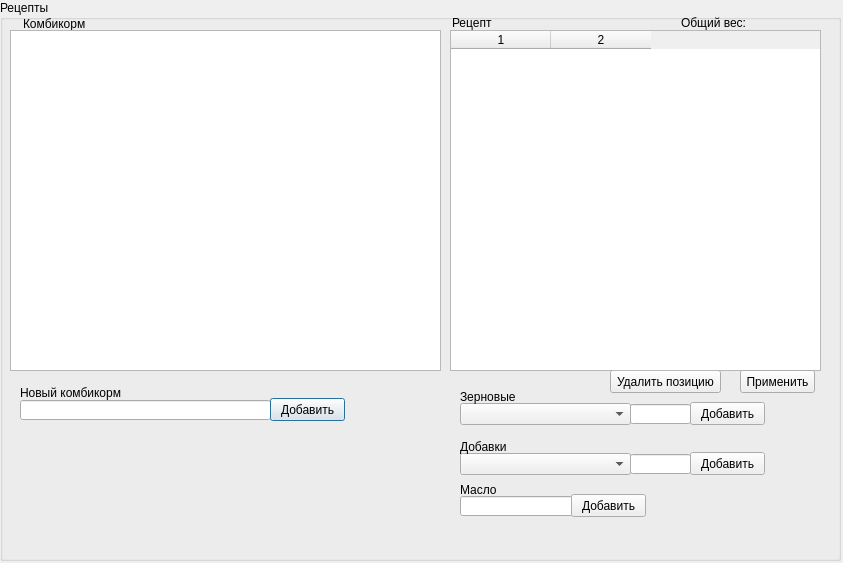
<?xml version="1.0" encoding="UTF-8"?>
<ui version="4.0">
 <class>Dialog_recept</class>
 <widget class="QDialog" name="Dialog_recept">
  <property name="geometry">
   <rect>
    <x>0</x>
    <y>0</y>
    <width>843</width>
    <height>563</height>
   </rect>
  </property>
  <property name="windowTitle">
   <string>Dialog</string>
  </property>
  <widget class="QGroupBox" name="groupBox">
   <property name="geometry">
    <rect>
     <x>0</x>
     <y>0</y>
     <width>841</width>
     <height>561</height>
    </rect>
   </property>
   <property name="title">
    <string>Рецепты</string>
   </property>
   <widget class="QComboBox" name="combozerno">
    <property name="geometry">
     <rect>
      <x>460</x>
      <y>403</y>
      <width>171</width>
      <height>22</height>
     </rect>
    </property>
   </widget>
   <widget class="QLineEdit" name="linezerno">
    <property name="geometry">
     <rect>
      <x>630</x>
      <y>404</y>
      <width>61</width>
      <height>20</height>
     </rect>
    </property>
   </widget>
   <widget class="QComboBox" name="combodobavka">
    <property name="geometry">
     <rect>
      <x>460</x>
      <y>453</y>
      <width>171</width>
      <height>22</height>
     </rect>
    </property>
   </widget>
   <widget class="QLineEdit" name="linedobavka">
    <property name="geometry">
     <rect>
      <x>630</x>
      <y>454</y>
      <width>61</width>
      <height>20</height>
     </rect>
    </property>
   </widget>
   <widget class="QLabel" name="label">
    <property name="geometry">
     <rect>
      <x>460</x>
      <y>389</y>
      <width>91</width>
      <height>16</height>
     </rect>
    </property>
    <property name="text">
     <string>Зерновые</string>
    </property>
   </widget>
   <widget class="QLabel" name="label_3">
    <property name="geometry">
     <rect>
      <x>460</x>
      <y>439</y>
      <width>81</width>
      <height>16</height>
     </rect>
    </property>
    <property name="text">
     <string>Добавки</string>
    </property>
   </widget>
   <widget class="QLineEdit" name="linekorm">
    <property name="geometry">
     <rect>
      <x>20</x>
      <y>400</y>
      <width>251</width>
      <height>20</height>
     </rect>
    </property>
   </widget>
   <widget class="QPushButton" name="btnaddkorm">
    <property name="geometry">
     <rect>
      <x>270</x>
      <y>398</y>
      <width>75</width>
      <height>23</height>
     </rect>
    </property>
    <property name="text">
     <string>Добавить</string>
    </property>
   </widget>
   <widget class="QLineEdit" name="linemaslo">
    <property name="geometry">
     <rect>
      <x>460</x>
      <y>496</y>
      <width>113</width>
      <height>20</height>
     </rect>
    </property>
   </widget>
   <widget class="QLabel" name="label_5">
    <property name="geometry">
     <rect>
      <x>460</x>
      <y>482</y>
      <width>81</width>
      <height>16</height>
     </rect>
    </property>
    <property name="text">
     <string>Масло</string>
    </property>
   </widget>
   <widget class="QLabel" name="label_6">
    <property name="geometry">
     <rect>
      <x>23</x>
      <y>16</y>
      <width>91</width>
      <height>16</height>
     </rect>
    </property>
    <property name="text">
     <string>Комбикорм</string>
    </property>
   </widget>
   <widget class="QLabel" name="label_7">
    <property name="geometry">
     <rect>
      <x>20</x>
      <y>385</y>
      <width>151</width>
      <height>16</height>
     </rect>
    </property>
    <property name="text">
     <string>Новый комбикорм</string>
    </property>
   </widget>
   <widget class="QLabel" name="label_8">
    <property name="geometry">
     <rect>
      <x>452</x>
      <y>15</y>
      <width>91</width>
      <height>16</height>
     </rect>
    </property>
    <property name="text">
     <string>Рецепт</string>
    </property>
   </widget>
   <widget class="QPushButton" name="btnaddzerno">
    <property name="geometry">
     <rect>
      <x>690</x>
      <y>402</y>
      <width>75</width>
      <height>23</height>
     </rect>
    </property>
    <property name="text">
     <string>Добавить</string>
    </property>
   </widget>
   <widget class="QPushButton" name="btnadddobavka">
    <property name="geometry">
     <rect>
      <x>690</x>
      <y>452</y>
      <width>75</width>
      <height>23</height>
     </rect>
    </property>
    <property name="text">
     <string>Добавить</string>
    </property>
   </widget>
   <widget class="QPushButton" name="btnaddmaslo">
    <property name="geometry">
     <rect>
      <x>571</x>
      <y>494</y>
      <width>75</width>
      <height>23</height>
     </rect>
    </property>
    <property name="text">
     <string>Добавить</string>
    </property>
   </widget>
   <widget class="QPushButton" name="btndelete">
    <property name="geometry">
     <rect>
      <x>610</x>
      <y>370</y>
      <width>111</width>
      <height>23</height>
     </rect>
    </property>
    <property name="text">
     <string>Удалить позицию</string>
    </property>
   </widget>
   <widget class="QListWidget" name="listwidgetkorm">
    <property name="geometry">
     <rect>
      <x>10</x>
      <y>30</y>
      <width>431</width>
      <height>341</height>
     </rect>
    </property>
   </widget>
   <widget class="QTableWidget" name="tablerecept">
    <property name="geometry">
     <rect>
      <x>450</x>
      <y>30</y>
      <width>371</width>
      <height>341</height>
     </rect>
    </property>
    <property name="columnCount">
     <number>2</number>
    </property>
    <column/>
    <column/>
   </widget>
   <widget class="QPushButton" name="savebtn">
    <property name="geometry">
     <rect>
      <x>740</x>
      <y>370</y>
      <width>75</width>
      <height>23</height>
     </rect>
    </property>
    <property name="text">
     <string>Применить</string>
    </property>
   </widget>
   <widget class="QLabel" name="label_allweight">
    <property name="geometry">
     <rect>
      <x>681</x>
      <y>13</y>
      <width>151</width>
      <height>20</height>
     </rect>
    </property>
    <property name="text">
     <string>Общий вес:</string>
    </property>
   </widget>
  </widget>
 </widget>
 <resources/>
 <connections/>
</ui>
